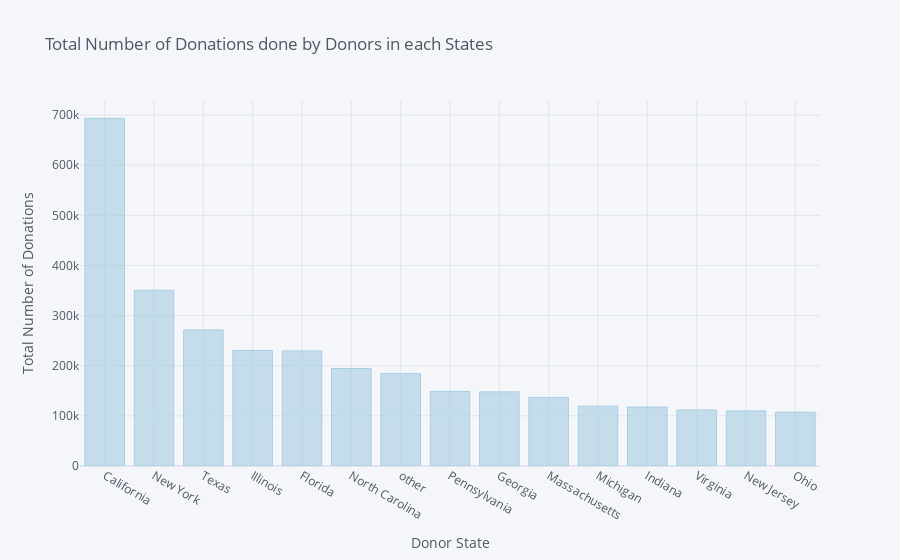

Notebook code for this chart:
### Code cell
s3.iplot(kind = 'bar',xTitle = 'Donor State', yTitle = 'Total Number of Donations',title = 'Total Number of Donations done by Donors in each States', colorscale = 'paired')

### Figure 1 — Plotly figure (JSON) as saved in the notebook; plotly's stock layout.template omitted (floating-point values rounded to 4 significant figures)
{"data": [{"marker": {"color": "rgba(166, 206, 227, 0.6)", "line": {"color": "rgba(166, 206, 227, 1.0)", "width": 1}}, "name": "Donation Amount", "orientation": "v", "text": "", "type": "bar", "x": ["California", "New York", "Texas", "Illinois", "Florida", "North Carolina", "other", "Pennsylvania", "Georgia", "Massachusetts", "Michigan", "Indiana", "Virginia", "New Jersey", "Ohio"], "y": [693577, 350553, 271348, 230350, 229542, 194465, 184324, 148752, 147897, 136845, 119337, 117470, 111740, 109926, 107401]}], "layout": {"legend": {"bgcolor": "#F5F6F9", "font": {"color": "#4D5663"}}, "paper_bgcolor": "#F5F6F9", "plot_bgcolor": "#F5F6F9", "title": {"font": {"color": "#4D5663"}, "text": "Total Number of Donations done by Donors in each States"}, "xaxis": {"gridcolor": "#E1E5ED", "showgrid": true, "tickfont": {"color": "#4D5663"}, "title": {"font": {"color": "#4D5663"}, "text": "Donor State"}, "zerolinecolor": "#E1E5ED"}, "yaxis": {"gridcolor": "#E1E5ED", "showgrid": true, "tickfont": {"color": "#4D5663"}, "title": {"font": {"color": "#4D5663"}, "text": "Total Number of Donations"}, "zerolinecolor": "#E1E5ED"}}}
